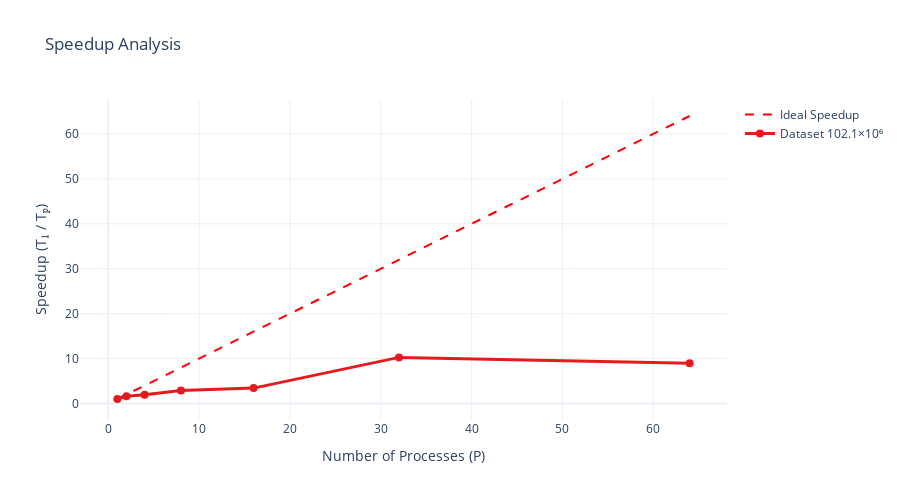

Source (notebook cell):
### Markdown cell above
# Speedup Visualization

This section visualizes the *speedup* behavior for selected datasets using **Plotly**.  
You can manually specify which datasets to include by editing the `selected_datasets` list.  
The plot compares the measured speedup with the **ideal linear speedup** (represented by the dashed red line).  

Each dataset is shown as a separate colored curve, allowing for an easy comparison of scalability across different problem sizes.

### Code cell
# Manual dataset selection
selected_datasets = [10, 102084863]  # <- change this list to filter datasets

# Filter data
filtered_df = metrics_df[metrics_df['dataset_size'].isin(selected_datasets)]

# Color palette
colors = px.colors.qualitative.Set1

# Format dataset size in scientific notation
def format_scientific(size):
    if size >= 1e6:
        return f"{size/1e6:.1f}×10⁶"
    elif size >= 1e3:
        return f"{size/1e3:.0f}×10³"
    else:
        return f"{size:.0f}"

# Create Speedup figure
fig_speedup = go.Figure()

# Ideal speedup line (y = x)
n_proc = np.sort(filtered_df['n_processes'].unique())
fig_speedup.add_trace(go.Scatter(
    x=n_proc, y=n_proc,
    mode='lines',
    name='Ideal Speedup',
    line=dict(dash='dash', color='red', width=2)
))

# Plot data for each dataset
for i, size in enumerate(filtered_df['dataset_size'].unique()):
    subset = filtered_df[filtered_df['dataset_size'] == size]
    label = format_scientific(size)
    fig_speedup.add_trace(go.Scatter(
        x=subset['n_processes'],
        y=subset['speedup'],
        mode='lines+markers',
        name=f"Dataset {label}",
        line=dict(width=3, color=colors[i % len(colors)]),
        marker=dict(size=8)
    ))

# Layout settings
fig_speedup.update_layout(
    title='Speedup Analysis',
    xaxis_title='Number of Processes (P)',
    yaxis_title='Speedup (T₁ / Tₚ)',
    template='plotly_white',
    font=dict(size=12),
    height=500,
    showlegend=True
)

# Show plot
fig_speedup.show()

### Figure 1 — Plotly figure (JSON) as saved in the notebook; plotly's stock layout.template omitted (floating-point values rounded to 4 significant figures)
{"data": [{"line": {"color": "red", "dash": "dash", "width": 2}, "mode": "lines", "name": "Ideal Speedup", "type": "scatter", "x": [1, 2, 4, 8, 16, 32, 64], "y": [1, 2, 4, 8, 16, 32, 64]}, {"line": {"color": "rgb(228,26,28)", "width": 3}, "marker": {"size": 8}, "mode": "lines+markers", "name": "Dataset 102.1×10⁶", "type": "scatter", "x": [1, 2, 4, 8, 16, 32, 64], "y": [1.0, 1.608, 1.963, 2.913, 3.423, 10.27, 8.986]}], "layout": {"font": {"size": 12}, "height": 500, "showlegend": true, "title": {"text": "Speedup Analysis"}, "xaxis": {"title": {"text": "Number of Processes (P)"}}, "yaxis": {"title": {"text": "Speedup (T₁ / Tₚ)"}}}}
